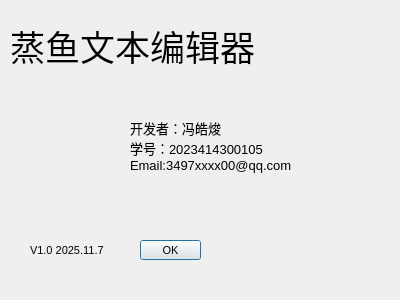
<?xml version="1.0" encoding="UTF-8"?>
<ui version="4.0">
 <class>AboutDialog</class>
 <widget class="QDialog" name="AboutDialog">
  <property name="geometry">
   <rect>
    <x>0</x>
    <y>0</y>
    <width>400</width>
    <height>300</height>
   </rect>
  </property>
  <property name="font">
   <font>
    <pointsize>8</pointsize>
   </font>
  </property>
  <property name="windowTitle">
   <string>Dialog</string>
  </property>
  <widget class="QDialogButtonBox" name="buttonBox">
   <property name="geometry">
    <rect>
     <x>140</x>
     <y>240</y>
     <width>61</width>
     <height>20</height>
    </rect>
   </property>
   <property name="font">
    <font>
     <pointsize>8</pointsize>
    </font>
   </property>
   <property name="orientation">
    <enum>Qt::Orientation::Horizontal</enum>
   </property>
   <property name="standardButtons">
    <set>QDialogButtonBox::StandardButton::Ok</set>
   </property>
  </widget>
  <widget class="QLabel" name="label">
   <property name="geometry">
    <rect>
     <x>10</x>
     <y>20</y>
     <width>251</width>
     <height>51</height>
    </rect>
   </property>
   <property name="font">
    <font>
     <pointsize>26</pointsize>
    </font>
   </property>
   <property name="text">
    <string>蒸鱼文本编辑器</string>
   </property>
  </widget>
  <widget class="QLabel" name="label_2">
   <property name="geometry">
    <rect>
     <x>130</x>
     <y>110</y>
     <width>171</width>
     <height>71</height>
    </rect>
   </property>
   <property name="font">
    <font>
     <pointsize>10</pointsize>
    </font>
   </property>
   <property name="text">
    <string>开发者：冯皓焌
学号：2023414300105
Email:3497xxxx00@qq.com</string>
   </property>
  </widget>
  <widget class="QLabel" name="label_3">
   <property name="geometry">
    <rect>
     <x>0</x>
     <y>90</y>
     <width>111</width>
     <height>111</height>
    </rect>
   </property>
   <property name="styleSheet">
    <string notr="true">border-image: url(:/image/image/1.png);</string>
   </property>
   <property name="text">
    <string/>
   </property>
  </widget>
  <widget class="QLabel" name="label_4">
   <property name="geometry">
    <rect>
     <x>30</x>
     <y>230</y>
     <width>91</width>
     <height>41</height>
    </rect>
   </property>
   <property name="font">
    <font>
     <pointsize>8</pointsize>
    </font>
   </property>
   <property name="text">
    <string>V1.0 2025.11.7</string>
   </property>
  </widget>
 </widget>
 <resources/>
 <connections>
  <connection>
   <sender>buttonBox</sender>
   <signal>accepted()</signal>
   <receiver>AboutDialog</receiver>
   <slot>accept()</slot>
   <hints>
    <hint type="sourcelabel">
     <x>248</x>
     <y>254</y>
    </hint>
    <hint type="destinationlabel">
     <x>157</x>
     <y>274</y>
    </hint>
   </hints>
  </connection>
  <connection>
   <sender>buttonBox</sender>
   <signal>rejected()</signal>
   <receiver>AboutDialog</receiver>
   <slot>reject()</slot>
   <hints>
    <hint type="sourcelabel">
     <x>316</x>
     <y>260</y>
    </hint>
    <hint type="destinationlabel">
     <x>286</x>
     <y>274</y>
    </hint>
   </hints>
  </connection>
 </connections>
</ui>
